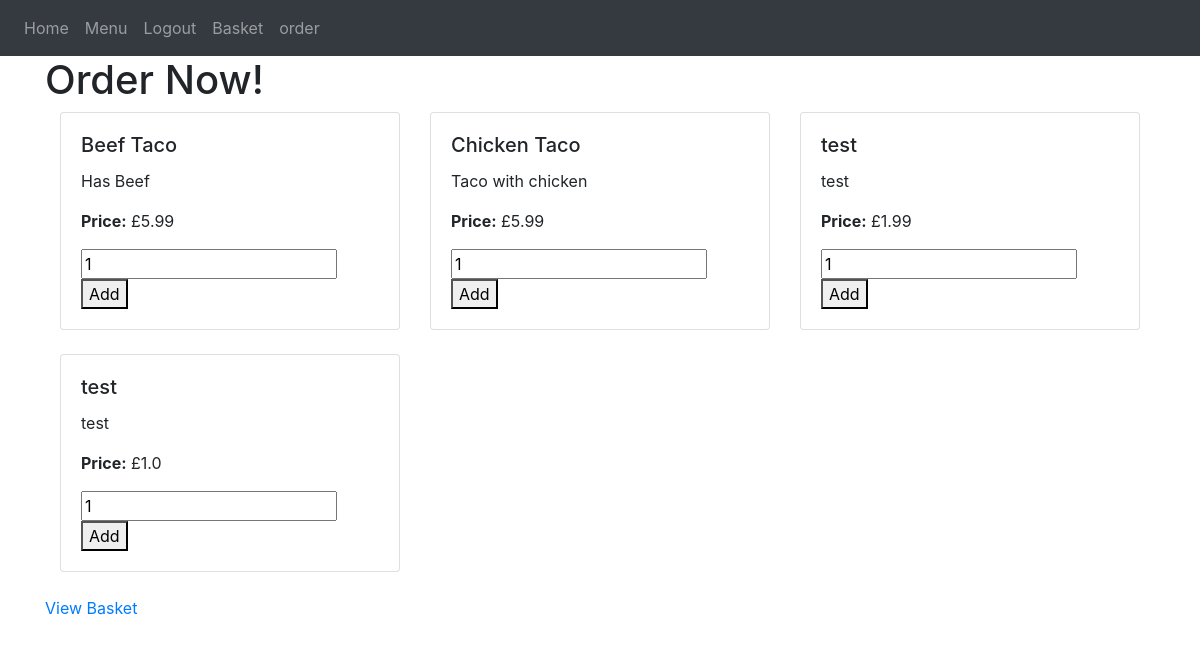
/order (signed in), run on the app's committed database.
### website/models.py (models this page shows)
class Food(db.Model, UserMixin):
    id = db.Column(db.Integer, primary_key=True)
    name = db.Column(db.String(255), nullable=False)
    description = db.Column(db.String(1000))
    price = db.Column(db.Float, nullable=False)
    user_id = db.Column(db.Integer, db.ForeignKey('user.id'))

### website/auth.py (the view, shortened to what this page needs)
@auth.route('/order', methods=['GET', 'POST'])
@login_required
def order():
    foods = Food.query.all()
    if 'basket' not in session:
        session['basket'] = {}  # Initialize basket in session if not present
    return render_template("order.html", user=current_user, foods=foods)

### website/__init__.py (called while the page is built)
def create_app():
    app = Flask(__name__)
    app.config['SECRET_KEY'] = 'NSJ/8shj4HD.f37h~jjk8#b7' #encrypts cookies and session data.
    app.config['SQLALCHEMY_DATABASE_URI'] = f'sqlite:///{DB_NAME}'
    db.init_app(app)
    from .views import views
    from .auth import auth
    app.register_blueprint(views, url_prefix='/')
    app.register_blueprint(auth, url_prefix='/')
    from .models import User, Note
    create_database(app)
    login_manager = LoginManager()
    login_manager.login_view = 'auth.login'
    login_manager.init_app(app)
    @login_manager.user_loader
    def load_user(id):
        return User.query.get(int(id))
    return app

### website/templates/order.html (shortened to what this page needs)
{% extends "base.html" %}
{% block content %}
<h1>Order Now!</h1>
<form method="POST">
    <div class="container">
    <div class="row">
        {% for food in foods %}
        <div class="col-md-4 mb-4">
            <div class="card" style="width: 100%;">
                <div class="card-body">
                    <h5 class="card-title">{{ food.name }}</h5>
                    <p class="card-text">{{ food.description }}</p>
                    <p class="card-text"><strong>Price:</strong> £{{ food.price }}</p>
                    <input type="number" name="quantity" min="1" value="1">
                    <button type="submit" name="food_id" value="{{ food.id }}">Add</button>
                </div>
            </div>
        </div>
        {% endfor %}
    </div>
    </div>
</form>
<a href="{{ url_for('auth.view_basket') }}">View Basket</a>
{% endblock %}

### data on the page
Food: name "Beef Taco", description "Has Beef", price "5.99"
Food: name "Chicken Taco", description "Taco with chicken", price "5.99", {{ food.id }} 2 (drawn)
Food: name "test", description "test", price "1.99", {{ food.id }} 3 (drawn)
Food: name "test", description "test", price "1.0", {{ food.id }} 4 (drawn)
